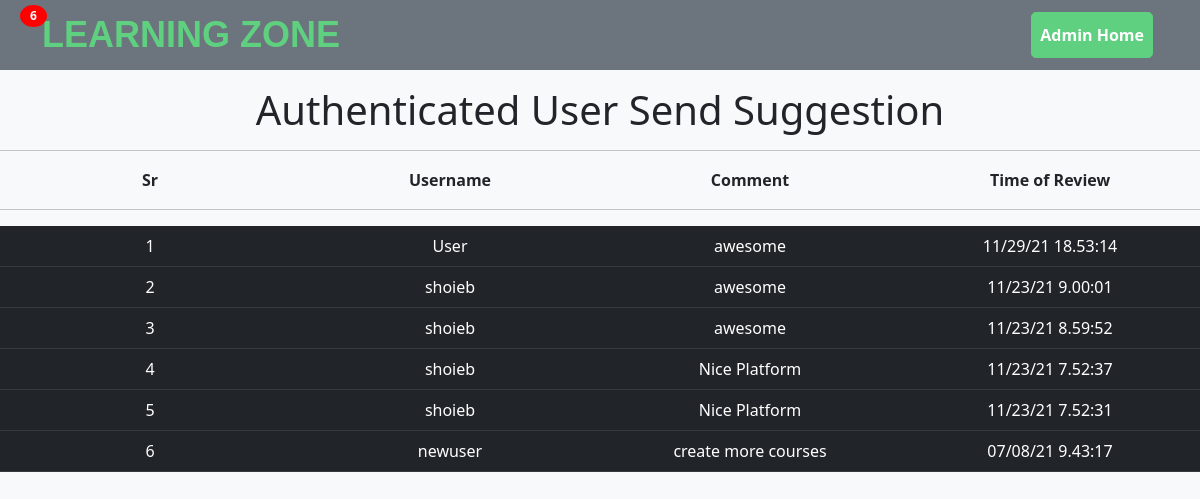
Before: /admin/adsuggestion.php with the older database file.
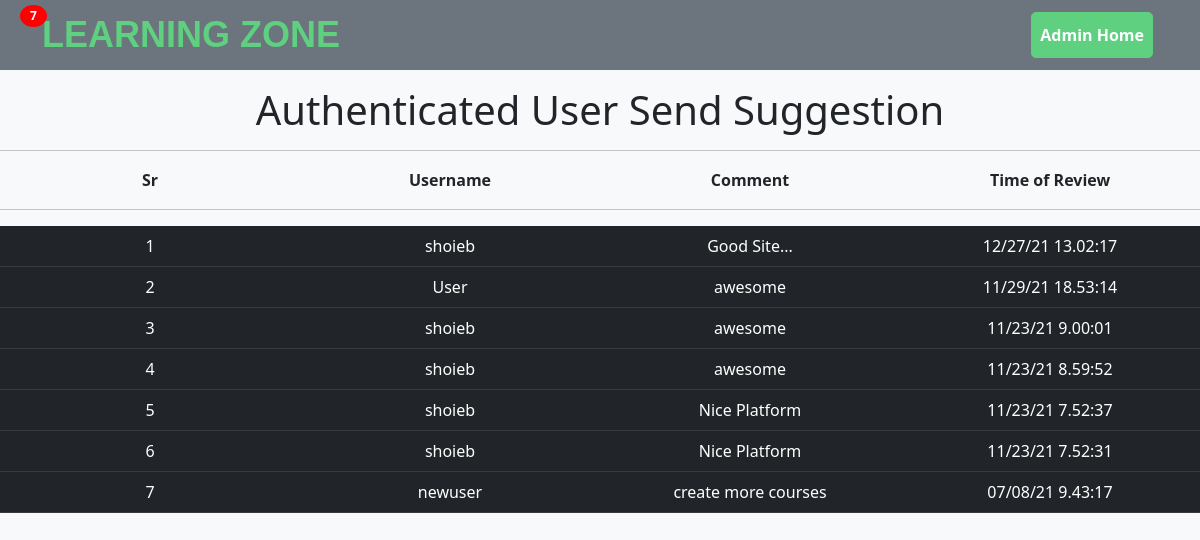
After: the same page with the newer database file.
### tables this page shows
CREATE TABLE `reviewtable` (
  `username` varchar(20) NOT NULL,
  `comment` varchar(100) NOT NULL,
  `time` varchar(100) NOT NULL
);

### admin/adsuggestion.php (the view, shortened to what this page needs)
<!DOCTYPE html>
<html lang="en">
<head>
    <link rel="stylesheet" href="../css/bootstrap5.0.2.min.css">
    <link rel="stylesheet" href="../css/dashboard.css">
    <link rel="stylesheet" href="../css/fonts.css">
</head>
<body class="bg-light">
    <?php include('../include/adminheader.inc.php'); ?>
    <main>
        <div class="mt-3 text-center">
            <h1>Authenticated User Send Suggestion</h1>
        </div>
        <hr>
        <?php
        $i = 0;
        if ($_SERVER['REQUEST_METHOD'] == "GET") {
            $localhost = "localhost";
            $usernamew = "root";
            $passwordw = "";
            $db = "expdb";
            $conn = mysqli_connect($localhost, $usernamew, $passwordw, $db);
            if (!$conn) {
                echo "Connection error";
            } else {
                $sql = "Select * from reviewtable order by time desc";
                $result = mysqli_query($conn, $sql);
                echo "<table class='w-100 fw-bold'>";
                echo "<tr >";
                echo "
                    <td> Sr </td>
                    <td>Username</td>
                    <td>Comment</td>
                    <td>Time of Review</td>";
                echo "</tr>";
                echo "</table><hr>";
                echo "<table class='table table-hover table-dark'>";
                if (mysqli_num_rows($result) > 0) {
                    while ($row = mysqli_fetch_assoc($result)) {
                        $i++;
                        echo "<tr >";
                        echo  "
                            <td >" . $i . "</td>
                            <td>" . $row["username"] . "</td>
                            <td>" . $row["comment"] . "</td>
                            <td>" . $row["time"] . "</td>";
                        echo "</tr>";
                    }
                    echo "</table>";
                    echo "<span class='badge'>$i</span>";
                } else {
                    echo "0 results";
                }
            }
        }
        ?>
    </main>
</body>
</html>

Changed rows visible on the page:
added reviewtable: username "shoieb", comment "Good Site...", time "12/27/21 13.02:17"
Other visible differences:
$i: "6" → "7"
